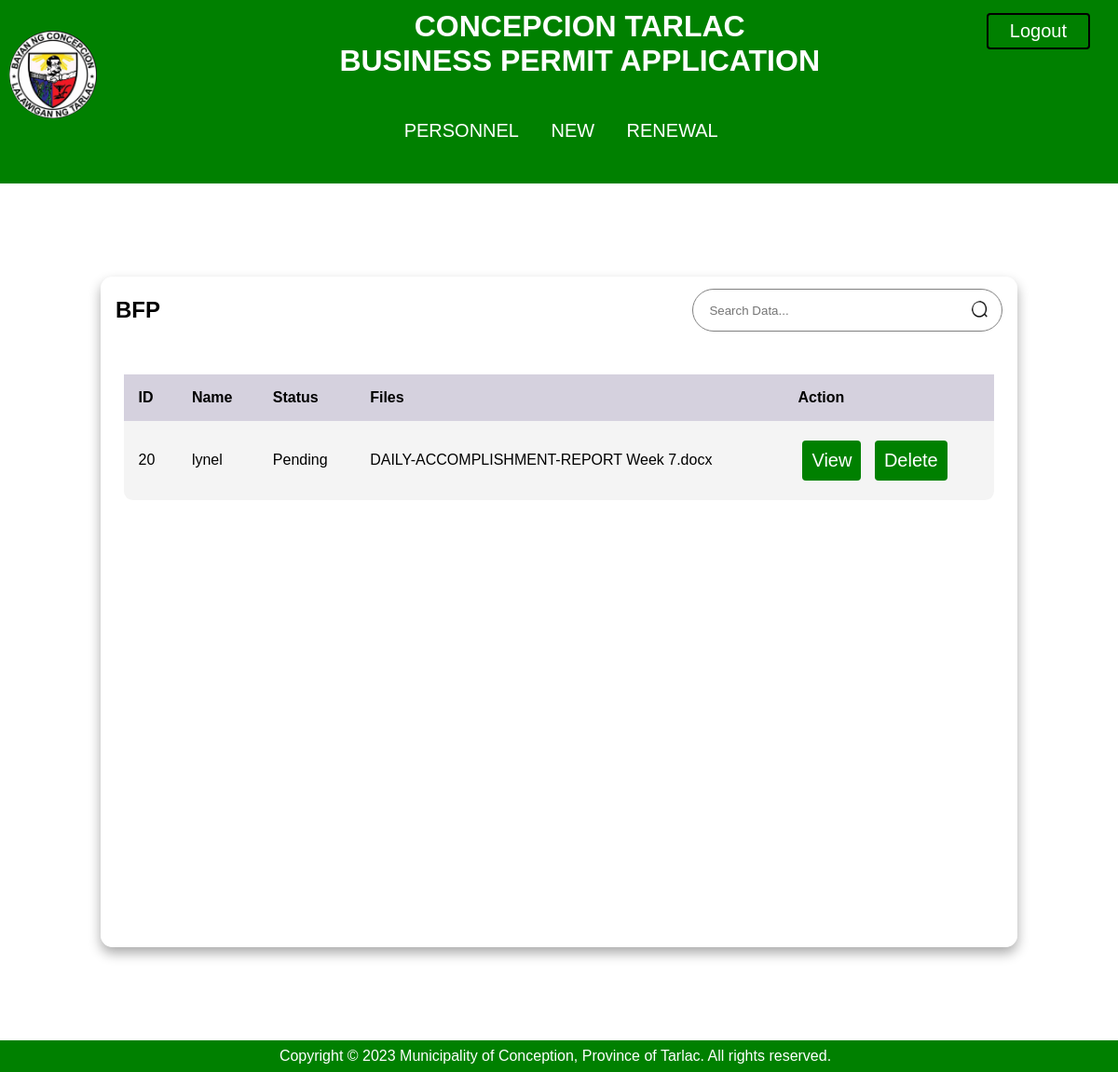
Screenshot of /bfp_board.php (signed in) with the database file from the repository.
### tables this page shows
CREATE TABLE `bfp_tb` (
  `id` int(11) NOT NULL,
  `name` varchar(256) NOT NULL,
  `filename1` varchar(256) NOT NULL,
  `filesize1` varchar(256) NOT NULL,
  `filetype1` varchar(255) NOT NULL,
  `filename2` varchar(255) NOT NULL,
  `filesize2` varchar(255) NOT NULL,
  `filetype2` varchar(255) NOT NULL,
  `filename3` varchar(255) NOT NULL,
  `filesize3` varchar(255) NOT NULL,
  `filetype3` varchar(255) NOT NULL,
  `filename4` varchar(255) NOT NULL,
  `filesize4` varchar(255) NOT NULL,
  `filetype4` varchar(256) NOT NULL,
  `filename5` varchar(256) NOT NULL,
  `filesize5` varchar(256) NOT NULL,
  `filetype5` varchar(256) NOT NULL,
  `filename6` varchar(256) NOT NULL,
  `filesize6` varchar(256) NOT NULL,
  `filetype6` varchar(256) NOT NULL,
  `filename7` varchar(256) NOT NULL,
  `filesize7` varchar(256) NOT NULL,
  `filetype7` varchar(256) NOT NULL,
  `filename8` varchar(256) NOT NULL,
  `filesize8` varchar(256) NOT NULL,
  `filetype8` varchar(256) NOT NULL,
  `filename9` varchar(256) NOT NULL,
  `filesize9` varchar(256) NOT NULL,
  `filetype9` varchar(256) NOT NULL,
  `filename10` varchar(256) NOT NULL,
  `filesize10` varchar(256) NOT NULL,
  `filetype10` varchar(256) NOT NULL,
  `filename11` varchar(256) NOT NULL,
  `filesize11` varchar(256) NOT NULL,
  `filetype11` varchar(256) NOT NULL,
  `filename12` varchar(256) NOT NULL,
  `filesize12` varchar(256) NOT NULL,
  `filetype12` varchar(255) NOT NULL,
  `filename13` varchar(255) NOT NULL,
  `filesize13` varchar(255) NOT NULL,
  `filetype13` varchar(255) NOT NULL,
  `filename14` varchar(255) NOT NULL,
  `filesize14` varchar(255) NOT NULL,
  `filetype14` varchar(255) NOT NULL,
  `filename15` varchar(255) NOT NULL,
  `filesize15` varchar(255) NOT NULL,
  `filetype15` varchar(255) NOT NULL,
  `filename16` varchar(256) NOT NULL,
  `filesize16` varchar(256) NOT NULL,
  `filetype16` varchar(256) NOT NULL,
  `status` varchar(256) NOT NULL
);

### bfp_board.php (the view, shortened to what this page needs)
<?php
require 'config.php';
?>
<!DOCTYPE html>
<html lang="en">
<head>
    <link rel="stylesheet" type="text/css" href="style2.css">
</head>
    <header><img src="lgu.jpg" height="8%" width="8%" class="logo">
    <h1><b>CONCEPCION TARLAC <br>BUSINESS PERMIT APPLICATION <br>
    </b></h1>
    <a href="logout2.php" class="logout">Logout</a>
<div class="navbar">
    <a class="nav" href="admin.php">PERSONNEL</a>
    <a class="nav" href="users.php">NEW</a>
    <a class="nav" href="user_renew.php" >RENEWAL</a>
</div>
</header>
<body>
    <main class="table" id="customers_table">
        <section class="table__header">
            <h1>BFP</h1>
            <div class="input-group">
                <input type="search" placeholder="Search Data...">
                <img src="thesis2/search.png" alt="">
            </div>
        </section>
        <section class="table__body">
            <table>
                <thead>
                    <tr>
                        <th>ID</th>
                        <th>Name</th>
                        <th>Status</th>
                        <th>Files</th>
                        <th>Action</th>
                    </tr>
                </thead>
                <tbody>
                    <tr>
            <?php
            $sql = "SELECT * FROM bfp_tb";
            $result = $conn->query($sql);
            while($row = $result->fetch_assoc()){
                echo"
                <tr>
                    <td>$row[id]</td>
                    <td>$row[name]</td>
                    <td>$row[status]</td>
                    <td>$row[filename1]</td>
                    <td><a href='bfp_view.php? id=$row[id];'> View </a>
                    <a href='delete.php? id=$row[id];'> Delete </a></td>
                </tr>
                ";
            }
            ?>
                    </tr>
                </tbody>
            </table>
        </section>
    </main>
</body>
<footer><p>Copyright &copy; 2023 Municipality of Conception, Province of Tarlac. All rights reserved.</p></footer>
</html>

### style2.css (style rules this page uses)
* { margin: 0; padding: 0; box-sizing: border-box; font-family: sans-serif; }
body { text-align: center; width: 100%; margin: 0 auto; font-family: arial, sans-serif; }
body { min-height: 100vh; display:fixed; justify-content: center; align-items: center; }
header { background-color: green; padding: 10px; padding-bottom: 30px; color: white; }
main.table { width: 82vw; height: 90vh; background-color: #fff5; backdrop-filter: blur(7px); box-shadow: 0 .4rem .8rem #0005; border-radius: .8rem; overflow: hidden; margin-left: auto; margin-right: auto; margin-bottom:100px; margin-top: 100px; }
.table__header { width: 100%; height: 10%; background-color: #fff4; padding: .8rem 1rem; display: flex; justify-content: space-between; align-items: center; }
.table__header .input-group { width: 35%; height: 100%; background-color: #fff5; padding: 0 .8rem; border-radius: 2rem; border:1px solid gray; display: flex; justify-content: center; align-items: center; transition: .2s; }
.table__header .input-group img { width: 1.2rem; height: 1.2rem; }
.table__header .input-group input { width: 100%; padding: 0 .5rem 0 .3rem; background-color: transparent; border: none; outline: none; }
.table__body { width: 95%; max-height: calc(89% - 1.6rem); background-color: #fffb; margin: .8rem auto; border-radius: .6rem; overflow: auto; overflow: overlay; }
table { width: 100%; }
table, th, td { border-collapse: collapse; padding: 1rem; text-align: left; margin-top:20px; }
thead th { position: sticky; top: 0; left: 0; background-color: #d5d1defe; cursor: pointer; text-transform: capitalize; }
tbody tr:nth-child(even) { background-color: #0000000b; }
tbody tr { --delay: .1s; transition: .5s ease-in-out var(--delay), background-color 0s; }
tbody tr td, tbody tr td p, tbody tr td img { transition: .2s ease-in-out; }
footer { background-color: green; color: white; text-align: center; margin: 0 0px -10px -8px; padding: 8px 0 8px 0; }
a { text-decoration: none; color: white; font-size: 20px; display: inline-block; justify-content: space-between; padding: 10px; text-align: center; margin: 0 10px 0 10px; border-radius: 4px; }
img { float: left; border-radius: 90px; }
.logo { margin: 23px -50px 15px 0; }
.logout { float: right; padding: 6px 23px 6px 23px; border: black solid 2px; margin-left:-85px; margin-top:-70px; margin-right:20px; }
.navbar { padding-right:40px; padding-left:40px; margin-top:30px ; }

### bfp_board.php (style rules this page uses)
a { background-color:green; margin: 5px; }

### rows the page displays
bfp_tb: id "20", name "lynel", status "Pending", filename1 "DAILY-ACCOMPLISHMENT-REPORT Week 7.docx"
